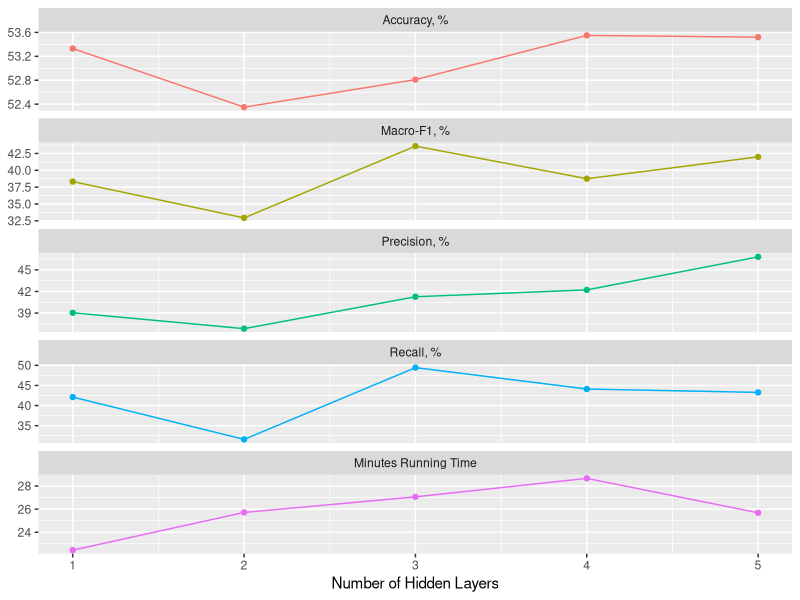

Source code (R):
## ---- chunk 1
knitr::opts_chunk$set(echo = TRUE)
library(tidyverse)
## ---- chunk 2
library(tidyverse)

mods <- c(1, 2, 3, 4, 5)
accs <- c(53.33, 52.35, 52.81, 53.55, 53.52)
f1s <-  c(38.32, 32.93, 43.59, 38.75, 42.00)
prec <- c(39.04, 36.84, 41.27, 42.22, 46.80)
rec <-  c(42.11, 31.58, 49.44, 44.11, 43.27)
rtim <- c("00:22:27", "00:25:43", "00:27:04", "00:28:40", "00:25:41")

m <- tibble(HiddenLayers=mods, 
            Accuracy=accs,
            MacroF1=f1s,
            Precision=prec,
            Recall=rec,
            RunTime=hms::as.hms(rtim)) %>%
  mutate(RunTime=as.numeric(lubridate::hms(RunTime)) / 60) 

m %>% 
  gather(key="Metric", value="Value", -HiddenLayers) %>%
  ggplot(aes(x = HiddenLayers, y = Value) ) + 
  geom_line(aes(color = Metric)) + 
  geom_point(aes(color = Metric)) + 
  facet_wrap(~Metric, scales = "free_y", ncol=1, 
             strip.position = "top", 
             labeller = as_labeller(c(HiddenLayers="Number of Hidden Layers", 
                                      Accuracy="Accuracy, %",
                                      MacroF1="Macro-F1, %",
                                      Precision="Precision, %",
                                      Recall="Recall, %",
                                      RunTime="Minutes Running Time")))  +
  ylab(NULL) +
  xlab("Number of Hidden Layers") +
  theme(legend.position = "none")

## ---- chunk 3
accs <- c(53.07, 53.63, 53.24)
prec <- c(29.76, 38.02, 33.78)
rec <-  c(30.95, 40.42, 40.44)
f1s <-  c(29.52, 37.37, 35.33)

rtim <- c("00:30:57", "00:49:51", "00:47:24")

m <- tibble("Accuracy"=accs,
"Macro-F1"=f1s,
"Precision"=prec,
"Recall"=rec,
RunTime=hms::as.hms(rtim)) %>%
mutate("Run Time"=as.numeric(lubridate::hms(RunTime)) / 60)

m %>%
  select(-RunTime) %>%
  gather(key="Metric", value = "Val") %>%
  group_by(Metric) %>%
  summarize("Average" = mean(Val), "Std.dev" = sd(Val)) %>%
  knitr::kable(longtable = TRUE, booktabs = TRUE,
  caption = 'Averages and Standard Deviations of Final Runs')


